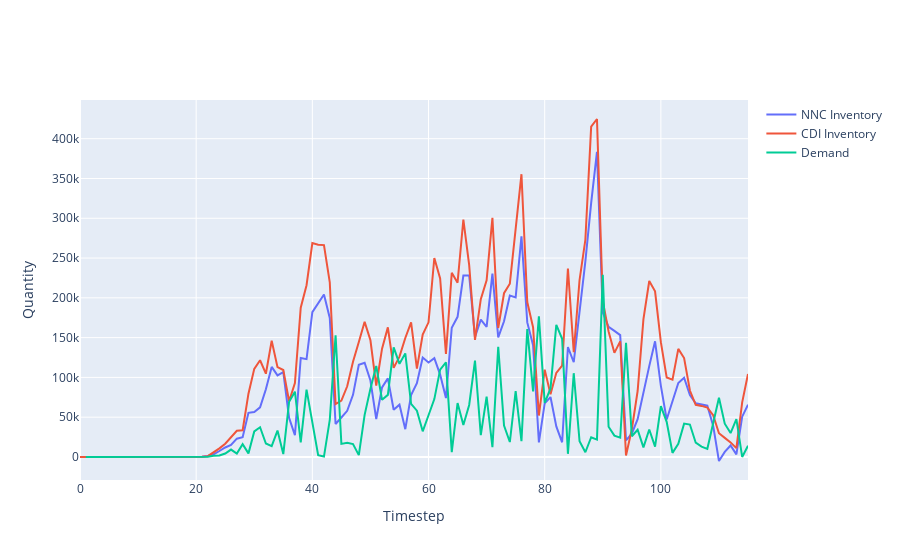

Write notebook code for a chart like this one.
### Code cell
a = go.Scatter(y=nn_inv, name='NNC Inventory')
b = go.Scatter(y=cdi_inv, name='CDI Inventory')
c = go.Scatter(y=[x.detach().item() for x in fixed_demands], name='Demand',
               x=torch.arange(1, 1001).tolist() )
fig = go.Figure([a,b, c])
fig.layout.xaxis.title = 'Timestep'
fig.layout.yaxis.title = 'Quantity'
fig
